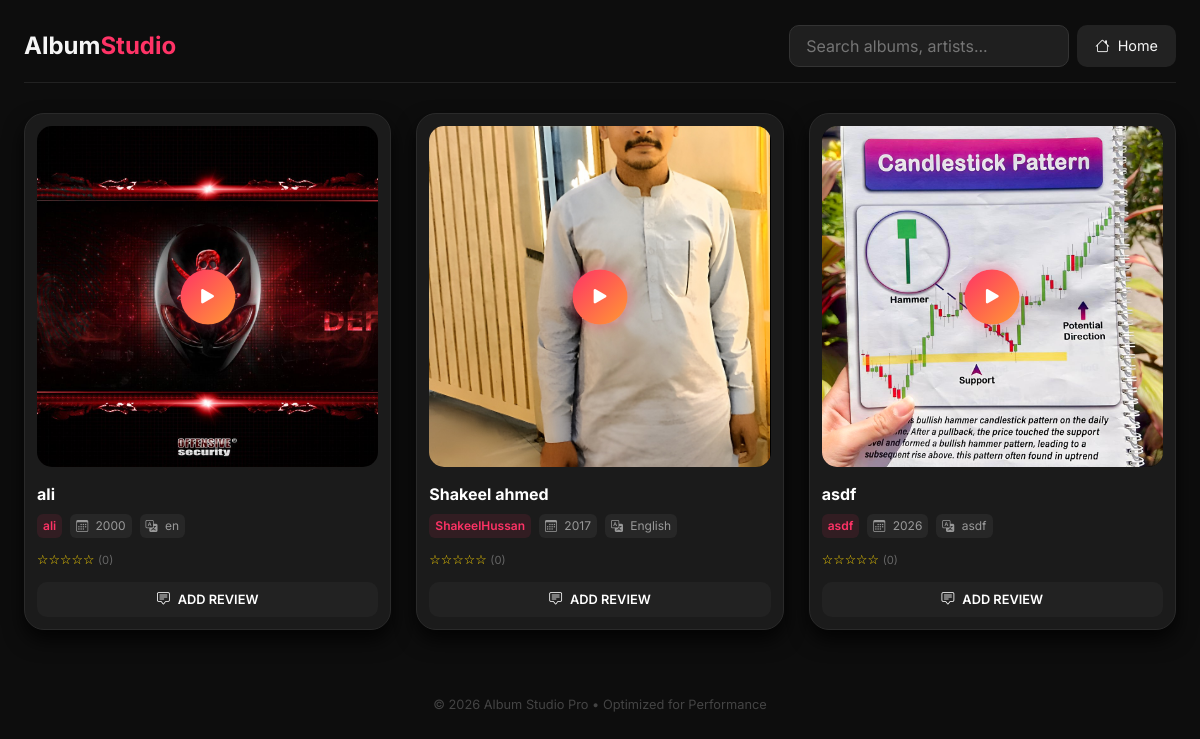
Screenshot of /user/user_albums_view.php with the database file from the repository.
### tables this page shows
CREATE TABLE `albums` (
  `id` int(11) NOT NULL,
  `title` varchar(255) NOT NULL,
  `artist` varchar(255) DEFAULT NULL,
  `year` int(11) NOT NULL,
  `genre` varchar(100) DEFAULT NULL,
  `language` varchar(100) DEFAULT NULL,
  `cover` varchar(255) DEFAULT NULL,
  `audio` varchar(255) DEFAULT NULL,
  `video` varchar(255) DEFAULT NULL,
  `created_at` timestamp NOT NULL DEFAULT current_timestamp()
);

### user/user_albums_view.php (the view, shortened to what this page needs)
<?php
include "../config/db.php";
 $query = "SELECT albums.*,
          (SELECT AVG(rating) FROM album_reviews WHERE album_reviews.album_id = albums.id) as avg_rating,
          (SELECT COUNT(*) FROM album_reviews WHERE album_reviews.album_id = albums.id) as total_reviews
          FROM albums ORDER BY created_at DESC";
 $albums = mysqli_query($conn, $query);
?>
<!DOCTYPE html>
<html lang="en">
<head>
    <link href="https://cdn.jsdelivr.net/npm/bootstrap@5.3.0/dist/css/bootstrap.min.css" rel="stylesheet">
    <link href="https://cdn.jsdelivr.net/npm/bootstrap-icons@1.11.1/font/bootstrap-icons.css" rel="stylesheet">
</head>
<body>
    <div class="studio-wrapper">
        <div class="header-section">
            <h4 class="m-0 fw-bold">Album<span style="color: var(--accent);">Studio</span></h4>
            <div class="d-flex gap-2">
                <input type="text" id="search" class="search-box" placeholder="Search albums, artists...">
                <a href="index.php" class="btn-back"><i class="bi bi-house"></i> Home</a>
            </div>
        </div>
        <div class="grid" id="albumGrid">
            <?php while ($row = mysqli_fetch_assoc($albums)):
                $avg = round($row['avg_rating'], 1);
            ?>
                <div class="album-card" data-search="<?= strtolower($row['title'] . ' ' . $row['artist']); ?>">
                    <div class="media-wrapper">
                        <?php if (!empty($row['video'])): ?>
                            <video id="vid-<?= $row['id'] ?>" loop playsinline poster="../admin/uploads/albums/<?= $row['cover'] ?>">
                                <source src="../admin/uploads/albums/<?= $row['video'] ?>" type="video/mp4">
                            </video>
                            <button class="play-btn" onclick="handleMedia('<?= $row['id'] ?>', this)">
                                <i class="bi bi-play-fill"></i>
                            </button>
                        <?php else: ?>
                            <img src="../admin/uploads/albums/<?= $row['cover'] ?>" alt="Cover">
                        <?php endif; ?>
                    </div>
                    <p class="title"><?= htmlspecialchars($row['title']) ?></p>
                    <div class="meta-info">
                        <span class="artist-tag"><?= htmlspecialchars($row['artist']) ?></span>
                        <span><i class="bi bi-calendar3 me-1"></i> <?= htmlspecialchars($row['year']) ?></span>
                        <span><i class="bi bi-translate me-1"></i> <?= htmlspecialchars($row['language']) ?></span>
                    </div>
                    <div class="stars-display">
                        <?php for ($i = 1; $i <= 5; $i++) echo ($i <= $avg) ? '★' : '☆'; ?>
                        <span style="color: #666; font-size: 0.7rem;">(<?= $row['total_reviews'] ?>)</span>
                    </div>
                    <button class="rev-btn" onclick="openReview('<?= $row['id'] ?>', '<?= addslashes($row['title']) ?>')">
                        <i class="bi bi-chat-square-text me-2"></i>ADD REVIEW
                    </button>
                </div>
            <?php endwhile; ?>
        </div>
    </div>
    <footer>&copy; 2026 Album Studio Pro &bull; Optimized for Performance</footer>
</body>
</html>

### user/user_albums_view.php (style rules this page uses)
:root { --bg: #0d0d0d; --card: #1b1b1b; --accent: #ff3366; --accent-grad: linear-gradient(135deg, #ff3366, #ff9933); --text-main: #f5f5f5; --text-muted: #999; --shadow: rgba(0, 0, 0, 0.8); }
body { background: var(--bg); color: var(--text-main); font-family: 'Inter', sans-serif; margin: 0; overflow-x: hidden; }
.studio-wrapper { width: 95%; margin: 0 auto; padding: 25px 0; }
.header-section { display: flex; justify-content: space-between; align-items: center; border-bottom: 1px solid #222; padding-bottom: 15px; margin-bottom: 30px; flex-wrap: wrap; gap: 15px; }
.search-box { background: #1f1f1f; border: 1px solid #333; color: var(--text-main); border-radius: 10px; padding: 8px 16px; width: 280px; transition: 0.3s; }
.btn-back { background: #222; border: none; color: var(--text-main); padding: 7px 18px; border-radius: 10px; text-decoration: none; display: flex; align-items: center; gap: 8px; font-size: 0.9rem; transition: 0.3s; white-space: nowrap; }
.grid { display: grid; grid-template-columns: repeat(auto-fill, minmax(280px, 1fr)); gap: 25px; }
.album-card { background: var(--card); border-radius: 20px; padding: 12px; border: 1px solid #2a2a2a; box-shadow: 0 10px 20px var(--shadow); transition: all 0.3s ease; position: relative; }
.media-wrapper { position: relative; width: 100%; aspect-ratio: 1 / 1; background: #000; border-radius: 15px; overflow: hidden; margin-bottom: 15px; }
.media-wrapper img, .media-wrapper video { width: 100%; height: 100%; object-fit: cover; }
.play-btn { position: absolute; top: 50%; left: 50%; transform: translate(-50%, -50%); width: 55px; height: 55px; background: var(--accent-grad); border-radius: 50%; border: none; color: #fff; display: flex; align-items: center; justify-content: center; font-size: 1.6rem; cursor: pointer; z-index: 10; transition: 0.3s; box-shadow: 0 0 15px rgba(255, 51, 102, 0.5); }
.title { font-size: 1rem; font-weight: 700; margin: 0; color: #fff; }
.meta-info { display: flex; flex-wrap: wrap; gap: 8px; margin: 8px 0 12px; font-size: 0.75rem; color: var(--text-muted); }
.meta-info span { background: rgba(255, 255, 255, 0.05); padding: 3px 6px; border-radius: 6px; white-space: nowrap; overflow: hidden; text-overflow: ellipsis; }
.artist-tag { color: var(--accent) !important; font-weight: 600; background: rgba(255, 51, 102, 0.1) !important; }
.stars-display { color: #ffd700; font-size: 0.8rem; margin-bottom: 12px; }
.rev-btn { width: 100%; padding: 8px; border-radius: 10px; border: none; background: #222; color: #fff; font-size: 0.8rem; font-weight: 600; transition: 0.3s; }
footer { text-align: center; padding: 40px; color: #444; font-size: 0.8rem; }
@media (max-width: 1200px) { .studio-wrapper { width: 96%; } }

### rows the page displays
albums: title "ali", artist "ali", year "2000", language "en", total_reviews "0"
albums: title "Shakeel ahmed", artist "ShakeelHussan", year "2017", language "English", total_reviews "0"
albums: title "asdf", artist "asdf", year "2026", language "asdf", total_reviews "0"
